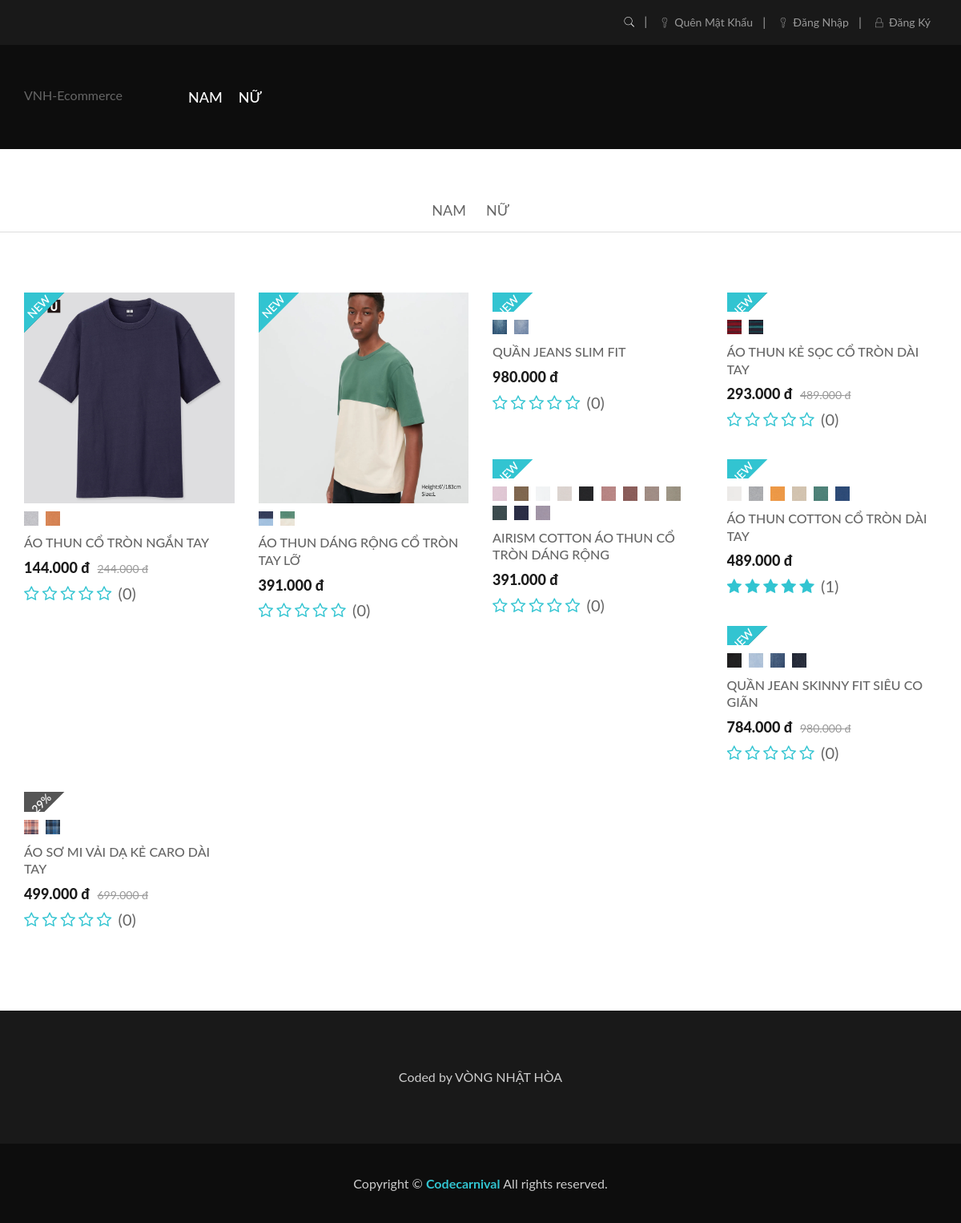
Page /ecommerce/nam on the committed database.
### tables this page shows
CREATE TABLE `category` (
  `category_id` int(11) NOT NULL,
  `name` varchar(100) NOT NULL,
  `parent_id` int(11) NOT NULL,
  `slug` varchar(100) NOT NULL
);

CREATE TABLE `product` (
  `id` int(11) NOT NULL,
  `name` varchar(255) NOT NULL,
  `description` text NOT NULL,
  `price` int(11) NOT NULL,
  `discounted_price` int(11) NOT NULL,
  `dir` varchar(255) NOT NULL,
  `slug` varchar(255) NOT NULL,
  `new` tinyint(4) NOT NULL DEFAULT 0,
  `featured` tinyint(4) NOT NULL DEFAULT 0
);

### ecommerce/site/view/shop.php (the view, shortened to what the rows shown need)
<section class="content shop-page">
    <div class="shop-category-menu">
        <div class="container">
            <div class="row">
                <div class="col-md-12">
                    <div class="shop-menu">
                        <nav>
                            <ul>
                                <?php
                                  $category = new category();
                                  $displayed_category = array();
                                  $categories_array = $category->category_get_all();
                                  $categories = array();
                                  foreach ($categories_array as $item) {
                                      $item_object = new category();
                                      $item_object->category_id = $item['category_id'];
                                      $item_object->name = $item['name'];
                                      $item_object->slug = $item['slug'];
                                      array_push($categories, $item_object);
                                  }
                                  $category->show_site_category($categories, $displayed_category, $ROOT_URL);
                                  $category->show_site_category($categories, $displayed_category, $ROOT_URL); ?>
                            </ul>
                        </nav>
                    </div>
                </div>
            </div>
        </div>
    </div>
    <div class="container">
        <div class="row">
            <div class="col-md-12 col-sm-12">
                <div class="featured-products-area">
                    <div class="tab-content">
                        <div role="tabpanel" class="tab-pane fade in  active" id="display-1-1">
                            <?php if (count($products) > 0) : ?>
                                <div class="row">
                                    <?php foreach ($products as $product) : extract($product) ?>
                                        <div class="col-sm-3 col-xs-12">
                                            <div class="single-product">
                                                <div class="product-img">
                                                    <div class="product-sticker">
                                                        <?php if ($new === 1) : ?>
                                                            <div class="label-new">
                                                                <span class="new">New</span>
                                                            </div>
                                                        <?php endif ?>
                                                        <?php if ($discounted_price > 0) : ?>
                                                            <div class="label-parcent">
                                                                <span class="parcent"><?php echo "- " . ceil(($discounted_price / $price) * 100) . "%" ?></span>
                                                            </div>
                                                        <?php endif ?>
                                                    </div>
                                                    <a class="pro-image" href="<?php echo $ROOT_URL . "/product/$slug" ?>">
                                                        <?php
                                                          $arr = scandir("content/images/$dir");
                                                          $image = end($arr);
                                                          ?>
                                                        <img class="primary-image" src="<?php echo "$ROOT_URL/content/images/$dir/$image" ?>" alt="#">
                                                    </a>
                                                </div>
                                                <div class="product-content">
                                                    <div class="colors">
                                                        <?php
                                                          $colors = array_diff(scandir("content/images/$dir/colors"), array('.', '..'));
                                                          foreach ($colors as $image) :
                                                          ?>
                                                            <span style="background-image:url(<?php echo "http://localhost{$ROOT_URL}/content/images/$dir/colors/$image" ?>)"></span>
                                                        <?php endforeach ?>
                                                    </div>
                                                    <h2 class="product-name">
                                                        <a href="<?php echo $ROOT_URL . "/product/$slug" ?>"><?php echo $name ?></a>
                                                    </h2>
                                                    <div class="pro-price">
                                                        <?php
                                                          $old_price = number_format($price, 0, "", ".");
                                                          if ($discounted_price > 0) {
                                                              $new_price = number_format($price - $discounted_price, 0, "", ".");
                                                              echo "<span class='new-price'>$new_price đ</span>";
                                                              echo "<span class='old-price'>$old_price đ</span>";
                                                          } else {
                                                              echo "<span class='new-price'>$old_price đ</span>";
                                                          }
                                                          ?>
                                                    </div>
                                                    <div class="pro-rating">
                                                        <?php
                                                          $reviews = $review_ob->reviews_get_all_by_product($id);
                                                          $rate = 0;
                                                          if (count($reviews) > 0) {
                                                              $total_rate = 0;
                                                              foreach ($reviews as $review) {
                                                                  $total_rate += $review['rate'];
                                                              }
                                                              $rate = $total_rate / count($reviews);
                                                          }
                                                          $done = false;
                                                          for ($i = 1; $i <= 5; $i++) {
                                                              $rate = $rate - 1;
                                                              if (!$done) {
                                                                  if ($rate >= 0) {
                                                                      echo '<a href="#"><i class="fa fa-star"></i></a> ';
                                                                  } else {
                                                                      $done = true;
                                                                      $rate = $rate + 1;
                                                                      if ($rate === 0) {
                                                                          echo '<a href="#"><i class="fa fa-star-o"></i></a> ';
                                                                      } else if ($rate < 0.5) {
                                                                          echo '<a href="#"><i class="fa fa-star-half-o"></i></a> ';
                                                                      } else if ($rate > 0.5) {
                                                                          echo '<a href="#"><i class="fa fa-star"></i></a> ';
                                                                      } else if ($rate === 0.5) {
                                                                          echo '<a href="#"><i class="fa fa-star-half-o"></i></a> ';
                                                                      } else {
                                                                          echo '<a href="#"><i class="fa fa-star-o"></i></a> ';
                                                                      }
                                                                  }
                                                              } else {
                                                                  echo '<a href="#"><i class="fa fa-star-o"></i></a> ';
                                                              }
                                                          }
                                                          echo "&nbsp;<span style='font-size:20px'>(" . count($reviews) . ")</span>";
                                                          ?>
                                                    </div>
                                                </div>
                                            </div>
                                        </div>
                                    <?php endforeach ?>
                                </div>
                            <?php else : ?>
                                <h1>Không có sản phẩm nào !</h1>
                            <?php endif ?>
                        </div>
                    </div>
                </div>
            </div>
        </div>
    </div>
</section>

### ecommerce/business/category.php (shortened to what the rows shown need)
<?php
require_once __DIR__ . '/database.php';
class Category extends database
{
    public $category_id;
    public $table = "category";
    public function category_get_all()
    {
        $sql = "SELECT * FROM $this->table";
        return $this->pdo_query($sql);
    }
    public function subcategory_get_all($parent_id)
    {
        $sql = "SELECT * FROM $this->table WHERE parent_id = ?";
        return $this->pdo_query($sql, $parent_id);
    }
    public function hasChildren()
    {
        if (count($this->subcategory_get_all($this->category_id)) > 0) {
            return true;
        } else {
            return false;
        }
    }
    public function getChildren()
    {
        $categories_array = $this->subcategory_get_all($this->category_id);
        $categories = array();
        foreach ($categories_array as $item) {
            $category = new category();
            $category->category_id = $item['category_id'];
            $category->name = $item['name'];
            $category->slug = $item['slug'];
            array_push($categories, $category);
        }
        return $categories;
    }
    public function show_site_category($categories, &$displayed_category, $ROOT_URL)
    {
        foreach ($categories as $category) {
            if (array_key_exists($category->category_id, $displayed_category)) {
                continue;
            }
            $displayed_category[$category->category_id] = "";
            if ($category->hasChildren()) {
                echo "<li><a href='$ROOT_URL/$category->slug'>$category->name</a>";
                $children_cats_l2 = $category->getChildren();
                foreach ($children_cats_l2 as $cat_l2) {
                    $displayed_category[$cat_l2->category_id] = "";
                    if ($cat_l2->hasChildren()) {
                        $children_cats_l3 = $cat_l2->getChildren();
                        foreach ($children_cats_l3 as $cat_l3) {
                            $displayed_category[$cat_l3->category_id] = "";
                        }
                    }
                }
                echo "</li>";
            } else {
                $url = "$category->slug";
                echo "<li><a href='$ROOT_URL/$url'>$category->name</a></li>";
            }
        }
    }
}

### rows in the picture
category: name "NAM"
category: name "NỮ"
product: new "NEW", dir (picture), name "ÁO THUN CỔ TRÒN NGẮN TAY", new_price "144.000", price "244.000", count($reviews) "0"
product: new "NEW", dir (picture), name "ÁO THUN DÁNG RỘNG CỔ TRÒN TAY LỠ", price "391.000", count($reviews) "0"
product: new "NEW", dir (picture), name "QUẦN JEANS SLIM FIT", price "980.000", count($reviews) "0"
product: new "NEW", dir (picture), name "ÁO THUN KẺ SỌC CỔ TRÒN DÀI TAY", new_price "293.000", price "489.000", count($reviews) "0"
product: new "NEW", dir (picture), name "AIRISM COTTON ÁO THUN CỔ TRÒN DÁNG RỘNG", price "391.000", count($reviews) "0"
product: new "NEW", dir (picture), name "ÁO THUN COTTON CỔ TRÒN DÀI TAY", price "489.000", count($reviews) "1"
product: new "NEW", dir (picture), name "QUẦN JEAN SKINNY FIT SIÊU CO GIÃN", new_price "784.000", price "980.000", count($reviews) "0"
product: ceil(($discounted_price / $price) * 100) "29", dir (picture), name "ÁO SƠ MI VẢI DẠ KẺ CARO DÀI TAY", new_price "499.000", price "699.000", count($reviews) "0"
